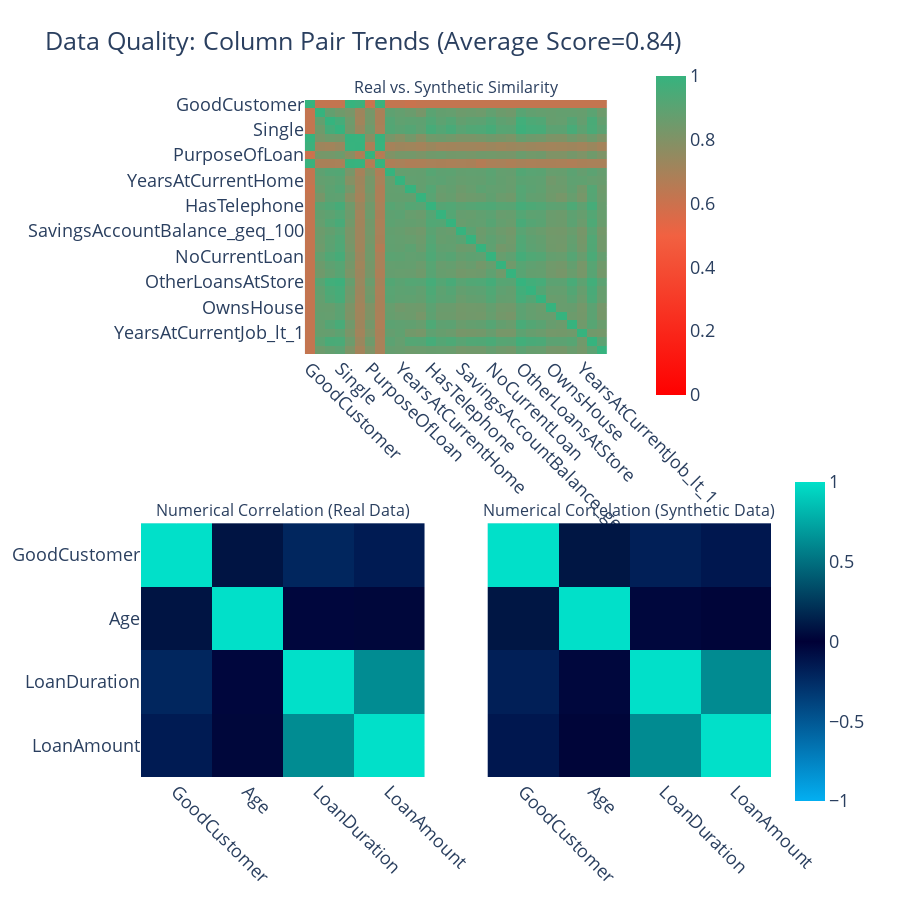

Here is the notebook cell this chart was saved with:
### Code cell
quality_report.get_visualization('Column Pair Trends')

### Figure 1 — Plotly figure (JSON) as saved in the notebook; plotly's stock layout.template omitted (floating-point values rounded to 4 significant figures; data arrays with more than 128 entries replaced by an {"elided": "..."} marker saying what was removed)
{"data": [{"coloraxis": "coloraxis", "hovertemplate": "<b>Column Pair</b><br>(%{x},%{y})<br><br>Similarity: %{z}<extra></extra>", "type": "heatmap", "x": ["GoodCustomer", "Gender", "ForeignWorker", "Single", "Age", "LoanDuration", "PurposeOfLoan", "LoanAmount", "LoanRateAsPercentOfIncome", "YearsAtCurrentHome", "NumberOfOtherLoansAtBank", "NumberOfLiableIndividuals", "HasTelephone", "CheckingAccountBalance_geq_0", "CheckingAccountBalance_geq_200", "SavingsAccountBalance_geq_100", "SavingsAccountBalance_geq_500", "MissedPayments", "NoCurrentLoan", "CriticalAccountOrLoansElsewhere", "OtherLoansAtBank", "OtherLoansAtStore", "HasCoapplicant", "HasGuarantor", "OwnsHouse", "RentsHouse", "Unemployed", "YearsAtCurrentJob_lt_1", "YearsAtCurrentJob_geq_4", "JobClassIsSkilled"], "xaxis": "x", "y": ["GoodCustomer", "Gender", "ForeignWorker", "Single", "Age", "LoanDuration", "PurposeOfLoan", "LoanAmount", "LoanRateAsPercentOfIncome", "YearsAtCurrentHome", "NumberOfOtherLoansAtBank", "NumberOfLiableIndividuals", "HasTelephone", "CheckingAccountBalance_geq_0", "CheckingAccountBalance_geq_200", "SavingsAccountBalance_geq_100", "SavingsAccountBalance_geq_500", "MissedPayments", "NoCurrentLoan", "CriticalAccountOrLoansElsewhere", "OtherLoansAtBank", "OtherLoansAtStore", "HasCoapplicant", "HasGuarantor", "OwnsHouse", "RentsHouse", "Unemployed", "YearsAtCurrentJob_lt_1", "YearsAtCurrentJob_geq_4", "JobClassIsSkilled"], "yaxis": "y", "z": {"elided": "30x30 float values"}}, {"coloraxis": "coloraxis2", "customdata": [[1, 0.096, -0.177, -0.132], [0.096, 1, -0.04, 0.021], [-0.177, -0.04, 1, 0.62], [-0.132, 0.021, 0.62, 1]], "hovertemplate": "<b>Correlation</b><br>(%{x},%{y})<br><br>Synthetic: %{z}<br>(vs. Real: %{customdata})<extra></extra>", "type": "heatmap", "x": ["GoodCustomer", "Age", "LoanDuration", "LoanAmount"], "xaxis": "x2", "y": ["GoodCustomer", "Age", "LoanDuration", "LoanAmount"], "yaxis": "y2", "z": [[1, 0.091, -0.215, -0.155], [0.091, 1, -0.036, 0.033], [-0.215, -0.036, 1, 0.625], [-0.155, 0.033, 0.625, 1]]}, {"coloraxis": "coloraxis2", "customdata": [[1, 0.091, -0.215, -0.155], [0.091, 1, -0.036, 0.033], [-0.215, -0.036, 1, 0.625], [-0.155, 0.033, 0.625, 1]], "hovertemplate": "<b>Correlation</b><br>(%{x},%{y})<br><br>Synthetic: %{z}<br>(vs. Real: %{customdata})<extra></extra>", "type": "heatmap", "x": ["GoodCustomer", "Age", "LoanDuration", "LoanAmount"], "xaxis": "x3", "y": ["GoodCustomer", "Age", "LoanDuration", "LoanAmount"], "yaxis": "y3", "z": [[1, 0.096, -0.177, -0.132], [0.096, 1, -0.04, 0.021], [-0.177, -0.04, 1, 0.62], [-0.132, 0.021, 0.62, 1]]}], "layout": {"annotations": [{"font": {"size": 16}, "showarrow": false, "text": "Real vs. Synthetic Similarity", "x": 0.5, "xanchor": "center", "xref": "paper", "y": 1, "yanchor": "bottom", "yref": "paper"}, {"font": {"size": 16}, "showarrow": false, "text": "Numerical Correlation (Real Data)", "x": 0.225, "xanchor": "center", "xref": "paper", "y": 0.375, "yanchor": "bottom", "yref": "paper"}, {"font": {"size": 16}, "showarrow": false, "text": "Numerical Correlation (Synthetic Data)", "x": 0.775, "xanchor": "center", "xref": "paper", "y": 0.375, "yanchor": "bottom", "yref": "paper"}], "coloraxis": {"cmax": 1, "cmin": 0, "colorbar": {"len": 0.5, "x": 0.8, "y": 0.8}, "colorscale": [[0, "#FF0000"], [0.5, "#F16141"], [1, "#36B37E"]]}, "coloraxis2": {"cmax": 1, "cmin": -1, "colorbar": {"len": 0.5, "y": 0.2}, "colorscale": [[0, "#03AFF1"], [0.5, "#000036"], [1, "#01E0C9"]]}, "font": {"size": 18}, "height": 900, "title": {"text": "Data Quality: Column Pair Trends (Average Score=0.84)"}, "width": 900, "xaxis": {"anchor": "y", "domain": [0.26, 0.74], "tickangle": 45}, "xaxis2": {"anchor": "y2", "domain": [0, 0.45], "tickangle": 45}, "xaxis3": {"anchor": "y3", "domain": [0.55, 1], "matches": "x2", "tickangle": 45}, "yaxis": {"anchor": "x", "autorange": "reversed", "domain": [0.625, 1]}, "yaxis2": {"anchor": "x2", "autorange": "reversed", "domain": [0, 0.375]}, "yaxis3": {"anchor": "x3", "autorange": "reversed", "domain": [0, 0.375], "matches": "y2", "visible": false}}}
